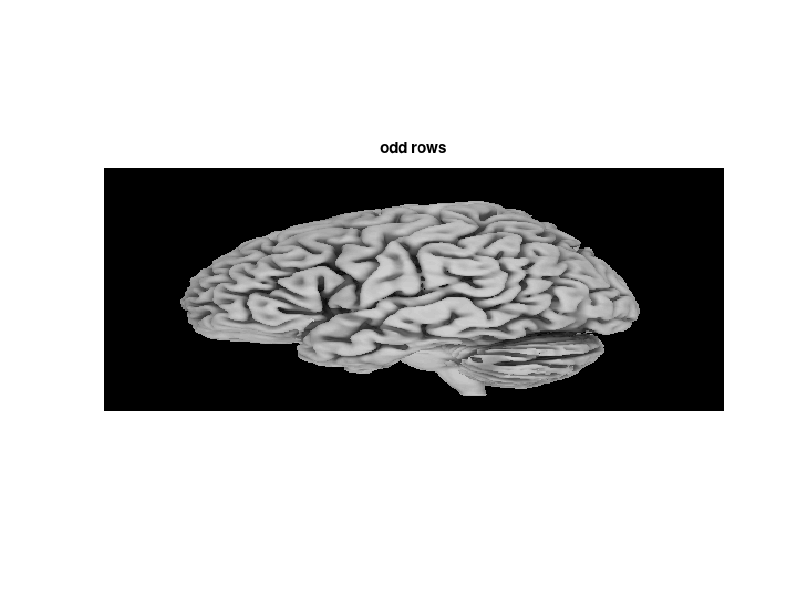
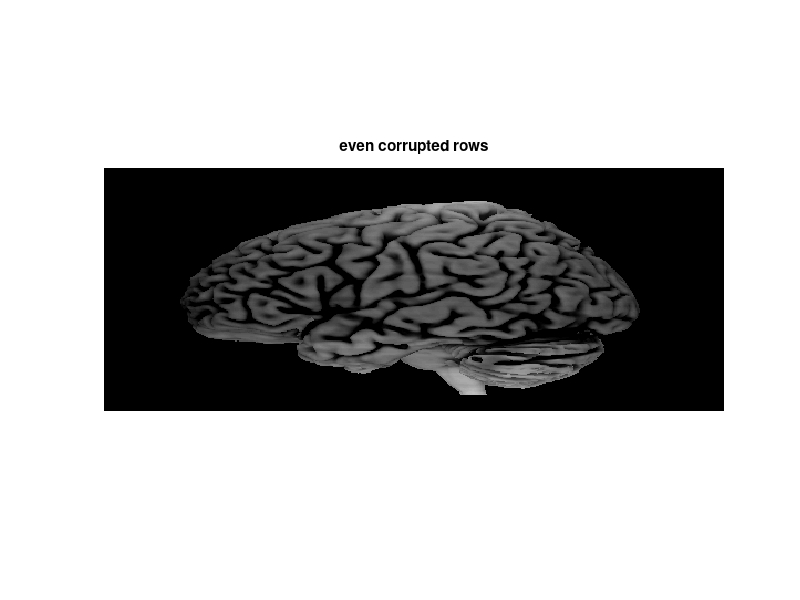
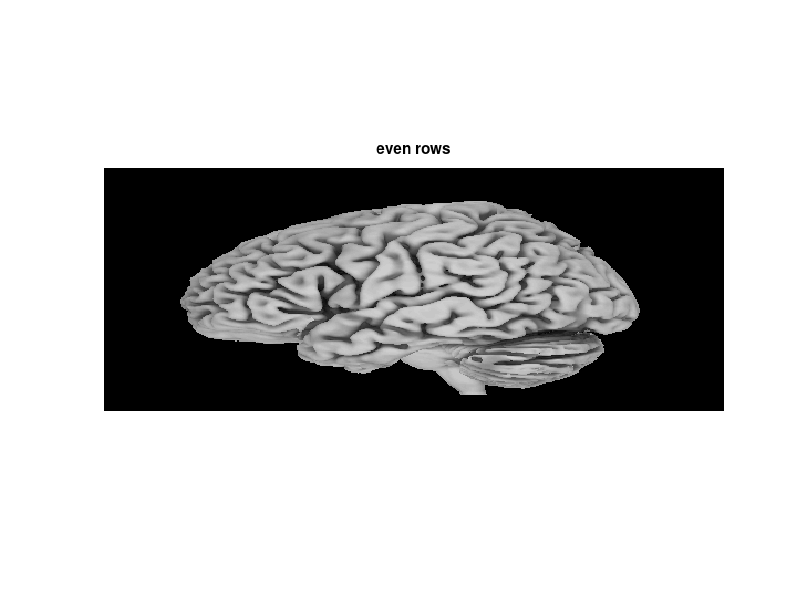
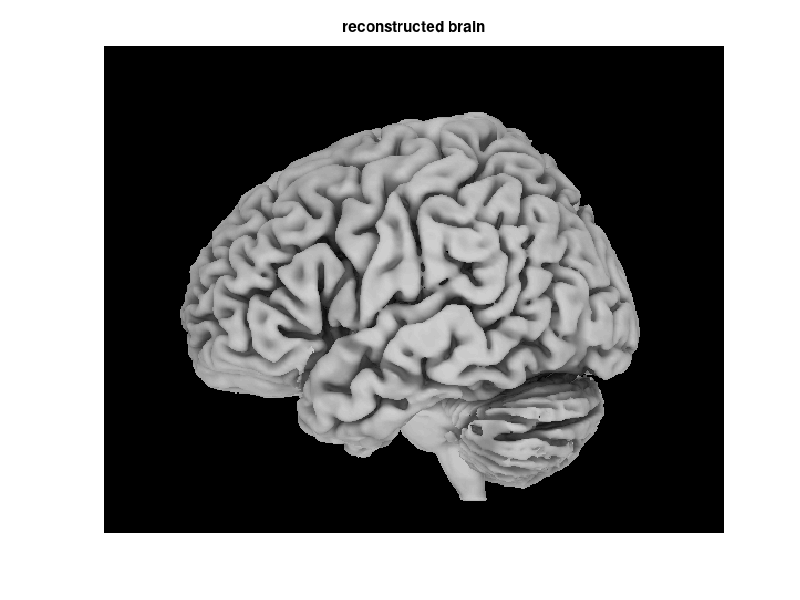

These charts were generated, in order, by the following MATLAB code:
load('odd_rows.mat');
load('even_rows.mat');  %load image
%even_channel = even_corrupted_channel + mean(odd_channel,2);
even_channel = even_corrupted_channel + abs(even_corrupted_channel(:,1));
% Add absolute values of first column because background should be all 0
% and the difference is corruption.
A = zeros (size(even_channel,1)*2,size(even_channel,2)); % initailize matrix
A(1:2:(size(A,1)-1),:)=odd_channel; % import odd rows 
A(2:2:size(A,1),:)=even_channel; %import even rows

%plot
figure(1)
imshow(odd_channel,[0,255]);
title('odd rows')
figure(2)
imshow(even_corrupted_channel,[0,255]);
title('even corrupted rows')
figure(3)
imshow(even_channel,[0,255]);
title('even rows')
figure(4)
imshow(A,[0,255]);
title('reconstructed brain')
